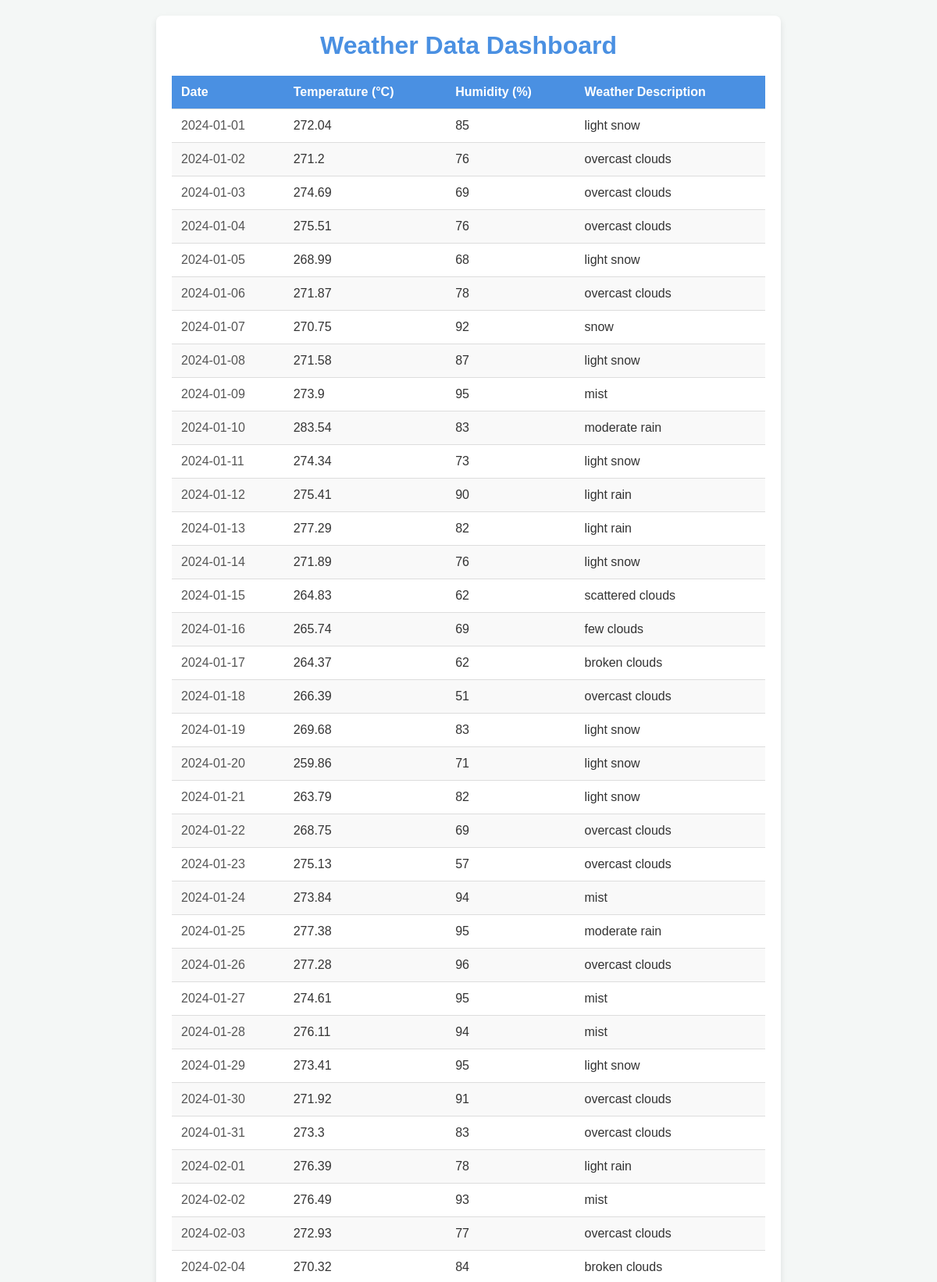
The page / (upper part) on the database its author committed.
### tables this page shows
CREATE TABLE "weather_data" (
"id" INTEGER,
  "date" TIMESTAMP,
  "temperature" REAL,
  "humidity" INTEGER,
  "pressure" INTEGER,
  "weather" TEXT
);

### src/web_app/app.py (the view)
@app.route('/')
def index():
    data = get_data()
    return render_template('index.html', weather_data=data)

### src/web_app/app.py (called while the page is built)
def get_data():
    conn = sqlite3.connect(DATABASE)
    df = pd.read_sql_query("SELECT * FROM weather_data", conn)
    conn.close()
    return df.to_dict(orient='records')

### src/web_app/templates/index.html (shortened to what this page needs)
<!DOCTYPE html>
<html lang="en">
<head>
    <link rel="stylesheet" href="{{ url_for('static', filename='css/style.css') }}"></head>
<body>
    <div class="container">
        <h1>Weather Data Dashboard</h1>
        <table>
            <thead>
                <tr>
                    <th>Date</th>
                    <th>Temperature (°C)</th>
                    <th>Humidity (%)</th>
                    <th>Weather Description</th>
                </tr>
            </thead>
            <tbody>
                {% for record in weather_data %}
                <tr>
                    <td class="date">{{ record['date'][:10] }}</td>
                    <td>{{ record['temperature'] }}</td>
                    <td>{{ record['humidity'] }}</td>
                    <td>{{ record['weather'] }}</td>
                </tr>
                {% endfor %}
            </tbody>
        </table>
    </div>
</body>
</html>

### src/web_app/static/css/style.css (style rules this page uses)
* { margin: 0; padding: 0; box-sizing: border-box; font-family: Arial, sans-serif; }
body { background-color: #f4f7f6; color: #333; display: flex; justify-content: center; align-items: center; min-height: 100vh; padding: 20px; }
h1 { text-align: center; color: #4a90e2; font-size: 2em; margin-bottom: 20px; }
.container { width: 100%; max-width: 800px; background-color: #fff; box-shadow: 0px 4px 8px rgba(0, 0, 0, 0.1); border-radius: 8px; overflow: hidden; padding: 20px; }
table { width: 100%; border-collapse: collapse; margin-top: 10px; }
th, td { padding: 12px; text-align: left; border-bottom: 1px solid #ddd; }
th { background-color: #4a90e2; color: white; font-weight: bold; }
tr:nth-child(even) { background-color: #f9f9f9; }
.date { color: #555; }

### rows shown on the page
weather_data: date "2024-01-01", temperature "272.04", humidity "85", weather "light snow"
weather_data: date "2024-01-02", temperature "271.2", humidity "76", weather "overcast clouds"
weather_data: date "2024-01-03", temperature "274.69", humidity "69", weather "overcast clouds"
weather_data: date "2024-01-04", temperature "275.51", humidity "76", weather "overcast clouds"
weather_data: date "2024-01-05", temperature "268.99", humidity "68", weather "light snow"
weather_data: date "2024-01-06", temperature "271.87", humidity "78", weather "overcast clouds"
weather_data: date "2024-01-07", temperature "270.75", humidity "92", weather "snow"
weather_data: date "2024-01-08", temperature "271.58", humidity "87", weather "light snow"
weather_data: date "2024-01-09", temperature "273.9", humidity "95", weather "mist"
weather_data: date "2024-01-10", temperature "283.54", humidity "83", weather "moderate rain"
weather_data: date "2024-01-11", temperature "274.34", humidity "73", weather "light snow"
weather_data: date "2024-01-12", temperature "275.41", humidity "90", weather "light rain"
weather_data: date "2024-01-13", temperature "277.29", humidity "82", weather "light rain"
weather_data: date "2024-01-14", temperature "271.89", humidity "76", weather "light snow"
weather_data: date "2024-01-15", temperature "264.83", humidity "62", weather "scattered clouds"
weather_data: date "2024-01-16", temperature "265.74", humidity "69", weather "few clouds"
weather_data: date "2024-01-17", temperature "264.37", humidity "62", weather "broken clouds"
weather_data: date "2024-01-18", temperature "266.39", humidity "51", weather "overcast clouds"
weather_data: date "2024-01-19", temperature "269.68", humidity "83", weather "light snow"
weather_data: date "2024-01-20", temperature "259.86", humidity "71", weather "light snow"
weather_data: date "2024-01-21", temperature "263.79", humidity "82", weather "light snow"
weather_data: date "2024-01-22", temperature "268.75", humidity "69", weather "overcast clouds"
weather_data: date "2024-01-23", temperature "275.13", humidity "57", weather "overcast clouds"
weather_data: date "2024-01-24", temperature "273.84", humidity "94", weather "mist"
weather_data: date "2024-01-25", temperature "277.38", humidity "95", weather "moderate rain"
weather_data: date "2024-01-26", temperature "277.28", humidity "96", weather "overcast clouds"
weather_data: date "2024-01-27", temperature "274.61", humidity "95", weather "mist"
weather_data: date "2024-01-28", temperature "276.11", humidity "94", weather "mist"
weather_data: date "2024-01-29", temperature "273.41", humidity "95", weather "light snow"
weather_data: date "2024-01-30", temperature "271.92", humidity "91", weather "overcast clouds"
weather_data: date "2024-01-31", temperature "273.3", humidity "83", weather "overcast clouds"
weather_data: date "2024-02-01", temperature "276.39", humidity "78", weather "light rain"
weather_data: date "2024-02-02", temperature "276.49", humidity "93", weather "mist"
weather_data: date "2024-02-03", temperature "272.93", humidity "77", weather "overcast clouds"
weather_data: date "2024-02-04", temperature "270.32", humidity "84", weather "broken clouds"
